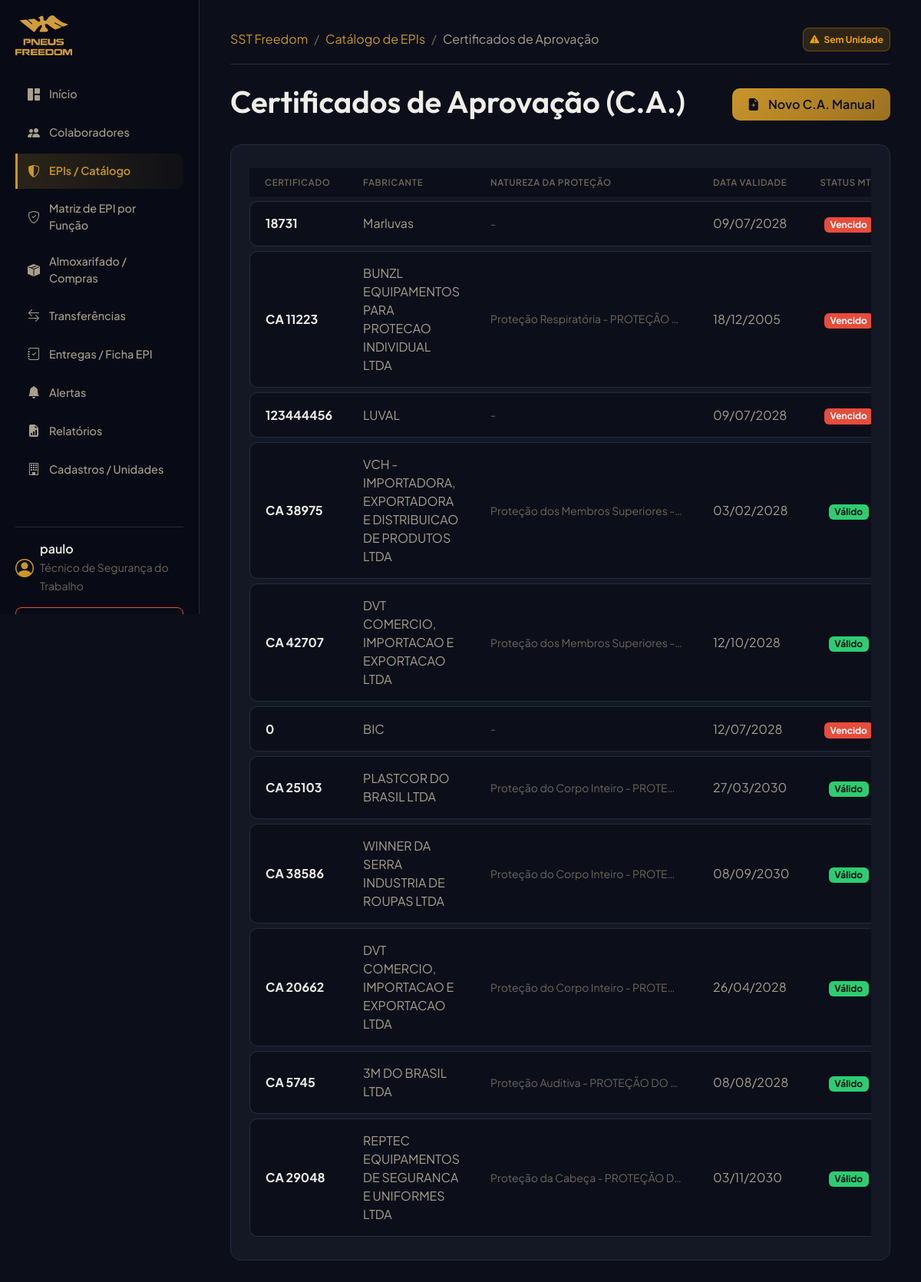
Page /ppe/ca/ (signed in) on the earlier database version.
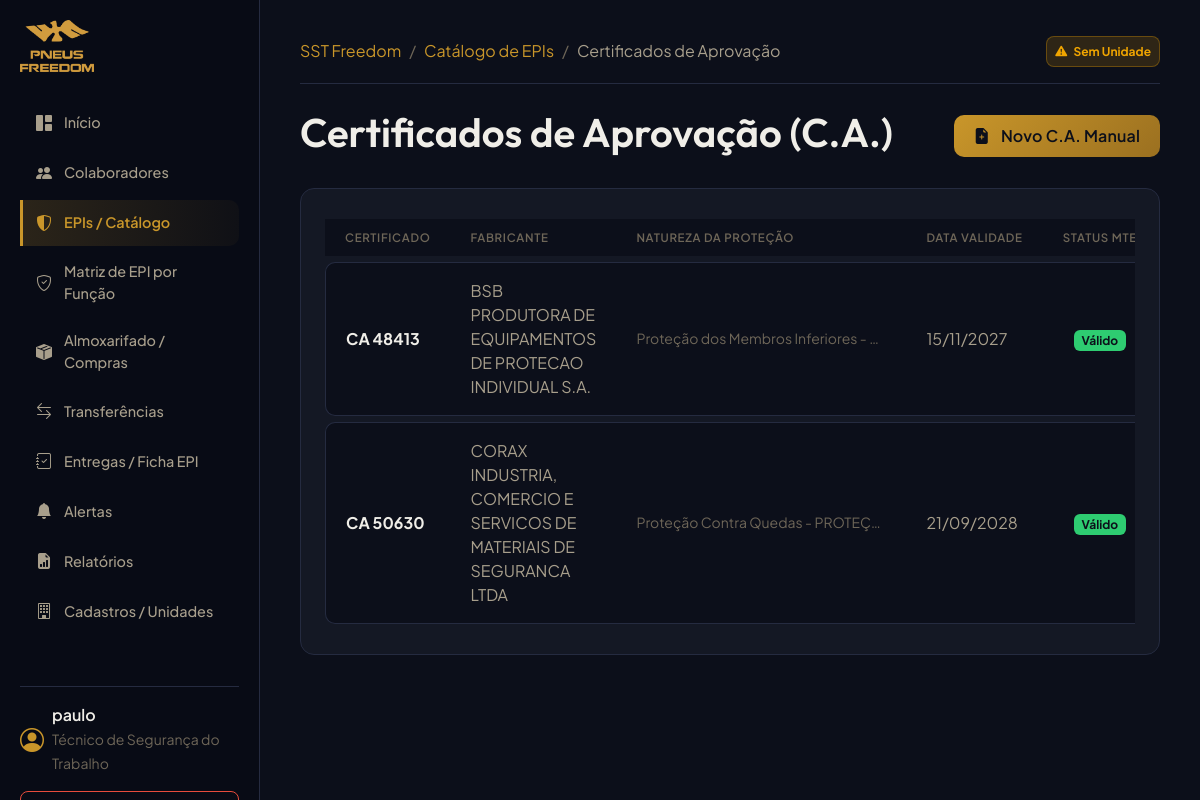
Same page on the later database version.
### ppe/models.py (models this page shows, shortened)
class CertificadoAprovacao(models.Model):
    STATUS_VERIFICACAO = (
        ('VERIFICADO_BASE_OFICIAL', 'Verificado na Base Oficial CAEPI'),
        ('INFORMADO_MANUALMENTE', 'Informado Manualmente (com justificativa)'),
        ('NAO_ENCONTRADO', 'Não Encontrado na Base MTE'),
        ('DESATUALIZADO', 'Desatualizado'),
    )
    numero = models.CharField(max_length=50, unique=True, verbose_name="Número Normalizado (Dígitos)")
    numero_exibicao = models.CharField(max_length=50, verbose_name="Número de Exibição (ex: CA 12345)")
    equipamento = models.CharField(max_length=255, blank=True, null=True, verbose_name="Descrição Oficial do Equipamento")
    fabricante = models.CharField(max_length=255, blank=True, null=True, verbose_name="Fabricante/Importador Oficial")
    cnpj = models.CharField(max_length=20, blank=True, null=True, verbose_name="CNPJ do Fabricante/Importador")
    natureza_protecao = models.TextField(blank=True, null=True, verbose_name="Natureza da Proteção")
    grupo_protecao = models.CharField(max_length=255, blank=True, null=True, verbose_name="Grupo de Proteção")
    processo = models.CharField(max_length=100, blank=True, null=True, verbose_name="Número do Processo")
    natureza = models.CharField(max_length=100, blank=True, null=True, verbose_name="Natureza")
    nome_fantasia = models.CharField(max_length=255, blank=True, null=True, verbose_name="Nome Fantasia")
    cidade = models.CharField(max_length=100, blank=True, null=True, verbose_name="Cidade")
    uf = models.CharField(max_length=10, blank=True, null=True, verbose_name="UF")
    aprovado_para = models.TextField(blank=True, null=True, verbose_name="Aprovado Para")
    situacao = models.CharField(max_length=100, blank=True, null=True, verbose_name="Situação do C.A.")
    observacoes = models.TextField(blank=True, null=True, verbose_name="Restrições ou Observações")
    data_emissao = models.DateField(blank=True, null=True, verbose_name="Data de Emissão")
    data_validade = models.DateField(verbose_name="Data de Validade do C.A.")
    fonte = models.CharField(max_length=100, default="CAEPI_MTE", verbose_name="Fonte de Dados")
    ultima_sincronizacao = models.DateTimeField(auto_now=True, verbose_name="Última Sincronização")
    status_verificacao = models.CharField(max_length=30, choices=STATUS_VERIFICACAO, default='INFORMADO_MANUALMENTE', verbose_name="Status de Verificação")
    justificativa_manual = models.TextField(blank=True, null=True, verbose_name="Justificativa (Se cadastrado manualmente)")
    presente_na_fonte = models.BooleanField(default=True, verbose_name="Presente na Fonte Oficial")
    versao_importacao = models.BigIntegerField(default=0, verbose_name="Versão da Última Importação")
    class Meta:
        verbose_name = "Certificado de Aprovação (C.A.)"
        verbose_name_plural = "Certificados de Aprovação (C.A.)"

### ppe/views.py (the view)
# urls.py: path('ca/', CertificadoAprovacaoListView.as_view(), name='ca_list'),
class CertificadoAprovacaoListView(LoginRequiredMixin, ListView):
    model = CertificadoAprovacao
    template_name = "ppe/ca_list.html"
    context_object_name = "cas"

### accounts/models.py (called while the page is built)
    def is_tecnico(self):
        return self.profile_type == self.TECNICO_SST or self.is_superuser

    def is_almoxarife(self):
        return self.profile_type == self.ALMOXARIFE or self.is_superuser

### templates/ppe/ca_list.html (shortened to what this page needs)
{% extends "base.html" %}
{% block breadcrumbs %}
<li class="breadcrumb-item"><a href="{% url 'product_list' %}" class="text-primary text-decoration-none">Catálogo de EPIs</a></li>
<li class="breadcrumb-item active text-secondary" aria-current="page">Certificados de Aprovação</li>
{% endblock %}
{% block content %}
<div class="d-flex justify-content-between align-items-center mb-4">
    <h1>Certificados de Aprovação (C.A.)</h1>
    <div class="d-flex gap-2">
        <a href="{% url 'ca_create' %}" class="btn btn-premium btn-premium-primary">
            <i class="bi bi-file-earmark-plus-fill me-2"></i> Novo C.A. Manual
        </a>
    </div>
</div>
<div class="card-premium">
    <div class="table-responsive">
        <table class="table table-premium mb-0">
            <thead>
                <tr>
                    <th class="text-muted border-0">Certificado</th>
                    <th class="text-muted border-0">Fabricante</th>
                    <th class="text-muted border-0">Natureza da Proteção</th>
                    <th class="text-muted border-0">Data Validade</th>
                    <th class="text-muted border-0 text-center">Status MTE</th>
                </tr>
            </thead>
            <tbody>
                {% for ca in cas %}
                <tr>
                    <td class="text-light fw-bold">{{ ca.numero_exibicao }}</td>
                    <td>{{ ca.fabricante|default:"-" }}</td>
                    <td>
                        <small class="text-muted text-truncate d-block" style="max-width: 250px;">{{ ca.natureza_protecao|default:"-" }}</small>
                    </td>
                    <td>{{ ca.data_validade|date:"d/m/Y" }}</td>
                    <td class="text-center">
                        {% if ca.situacao == 'VÁLIDO' %}
                        <span class="badge bg-success">Válido</span>
                        {% else %}
                        <span class="badge bg-danger">Vencido</span>
                        {% endif %}
                    </td>
                </tr>
                {% empty %}
                <tr>
                    <td colspan="6" class="text-center text-muted border-0 py-4">Nenhum Certificado de Aprovação cadastrado.</td>
                </tr>
                {% endfor %}
            </tbody>
        </table>
    </div>
</div>
{% endblock %}

### templates/base.html (shortened to what the changed rows need)
<!DOCTYPE html>
<html lang="pt-br">
<head>
    <link href="https://cdn.jsdelivr.net/npm/bootstrap@5.3.2/dist/css/bootstrap.min.css" rel="stylesheet">
    <link href="https://cdn.jsdelivr.net/npm/bootstrap-icons@1.11.1/font/bootstrap-icons.css" rel="stylesheet">
    {% load static %}
    <link rel="stylesheet" href="{% static 'css/custom.css' %}">
</head>
<body>
    <div class="sidebar-wrapper" id="sidebar">
        <nav class="nav flex-column">
            <div class="mt-5 border-top pt-3" style="border-color: var(--border-default) !important;">
                <form action="{% url 'logout' %}" method="post" class="w-100 m-0">
                    <button type="submit" class="btn btn-outline-danger w-100 btn-sm rounded-3">
                        <i class="bi bi-box-arrow-right"></i> Sair
                    </button>
                </form>
            </div>
        </nav>
    </div>
    <div class="main-content">
        <main class="animate-fade-in">
            {% block content %}{% endblock %}
        </main>
    </div>
</body>
</html>

Differences in the rows shown:
removed CertificadoAprovacao: numero_exibicao "18731", fabricante "Marluvas", natureza_protecao "-", data_validade "09/07/2028", shows "Vencido"
removed CertificadoAprovacao: numero_exibicao "CA 11223", fabricante "BUNZL EQUIPAMENTOS PARA PROTECAO INDIVIDUAL LTDA", natureza_protecao "Proteção Respiratória - PROTEÇÃO…", data_validade "18/12/2005", situacao "Vencido"
removed CertificadoAprovacao: numero_exibicao "123444456", fabricante "LUVAL", natureza_protecao "-", data_validade "09/07/2028", shows "Vencido"
removed CertificadoAprovacao: numero_exibicao "CA 38975", fabricante "VCH - IMPORTADORA, EXPORTADORA E DISTRIBUICAO DE PRODUTOS LTDA", natureza_protecao "Proteção dos Membros Superiores -…", data_validade "03/02/2028", situacao "Válido"
removed CertificadoAprovacao: numero_exibicao "CA 42707", fabricante "DVT COMERCIO, IMPORTACAO E EXPORTACAO LTDA", natureza_protecao "Proteção dos Membros Superiores -…", data_validade "12/10/2028", situacao "Válido"
removed CertificadoAprovacao: numero_exibicao "0", fabricante "BIC", natureza_protecao "-", data_validade "12/07/2028", shows "Vencido"
removed CertificadoAprovacao: numero_exibicao "CA 25103", fabricante "PLASTCOR DO BRASIL LTDA", natureza_protecao "Proteção do Corpo Inteiro - PROTE…", data_validade "27/03/2030", situacao "Válido"
removed CertificadoAprovacao: numero_exibicao "CA 38586", fabricante "WINNER DA SERRA INDUSTRIA DE ROUPAS LTDA", natureza_protecao "Proteção do Corpo Inteiro - PROTE…", data_validade "08/09/2030", situacao "Válido"
removed CertificadoAprovacao: numero_exibicao "CA 20662", fabricante "DVT COMERCIO, IMPORTACAO E EXPORTACAO LTDA", natureza_protecao "Proteção do Corpo Inteiro - PROTE…", data_validade "26/04/2028", situacao "Válido"
removed CertificadoAprovacao: numero_exibicao "CA 5745", fabricante "3M DO BRASIL LTDA", natureza_protecao "Proteção Auditiva - PROTEÇÃO DO…", data_validade "08/08/2028", situacao "Válido"
removed CertificadoAprovacao: numero_exibicao "CA 29048", fabricante "REPTEC EQUIPAMENTOS DE SEGURANCA E UNIFORMES LTDA", natureza_protecao "Proteção da Cabeça - PROTEÇÃO D…", data_validade "03/11/2030", situacao "Válido"
added CertificadoAprovacao: numero_exibicao "CA 48413", fabricante "BSB PRODUTORA DE EQUIPAMENTOS DE PROTECAO INDIVIDUAL S.A.", natureza_protecao "Proteção dos Membros Inferiores -…", data_validade "15/11/2027", situacao "Válido"
added CertificadoAprovacao: numero_exibicao "CA 50630", fabricante "CORAX INDUSTRIA, COMERCIO E SERVICOS DE MATERIAIS DE SEGURANCA LTDA", natureza_protecao "Proteção Contra Quedas - PROTEÇ…", data_validade "21/09/2028", situacao "Válido"
